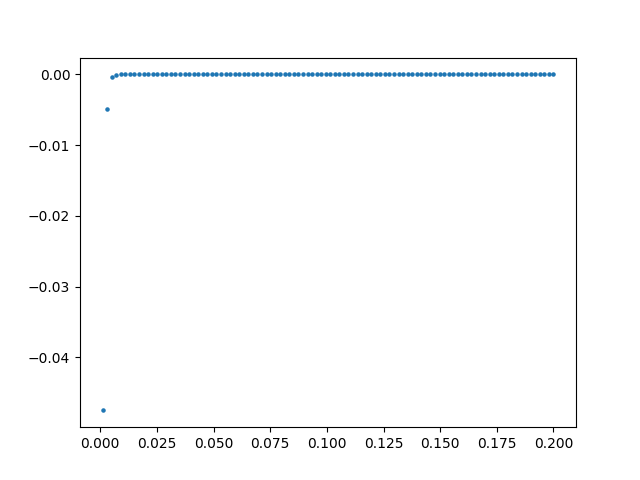

Here is the Python script that generated this plot:
from numpy import *
import matplotlib.pyplot as plt
import sys 
sys.path.append("/Users/matsunagahibiki/Documents/#0.resesarch/2program/my_module")
from SC_BCS_free_energy import free_energy_SC_BCS_1D

##パラメータの調整
N, V, t, mu, gu, n0, n1, n2, nscf =1000, 2, 1 , 0, 100, 1, 1, 100, 2000  # 7.525 #9.21
n_search, error, check_gap =100, 1e-10, 1e-6
kBT_a, kBT_b = 0.0001, 2
wide_q = 0.001
dq = 0.003
ini_gap = 100
qs   = linspace(-1*wide_q,wide_q,n0)         #(np.pi/a)
Bs   = linspace(0.0,0.0,n1)          #np.linspace(0,0.08,n1)
kBTs = linspace(0.001,0.2,n2)

xi = []
for i in range(n2):
    xi_GL  =  free_energy_SC_BCS_1D.d2df_q_1D(t, mu, gu, Bs[0], 1/kBTs[i], V, N, 0, dq)
    xi.append(xi_GL)
xi = array(xi)

########################################################################################################################
#plot the figure of comparing free energy to extended GL
plt.scatter(kBTs, xi, 5)
plt.savefig("g_2.png")
plt.clf()

###################################
##output
file = open("g_2", "w")
for i in range(n2):
    file.write(str(kBTs[i]) + " " + str(xi[i]) + " "  + "\n")
file.close()
